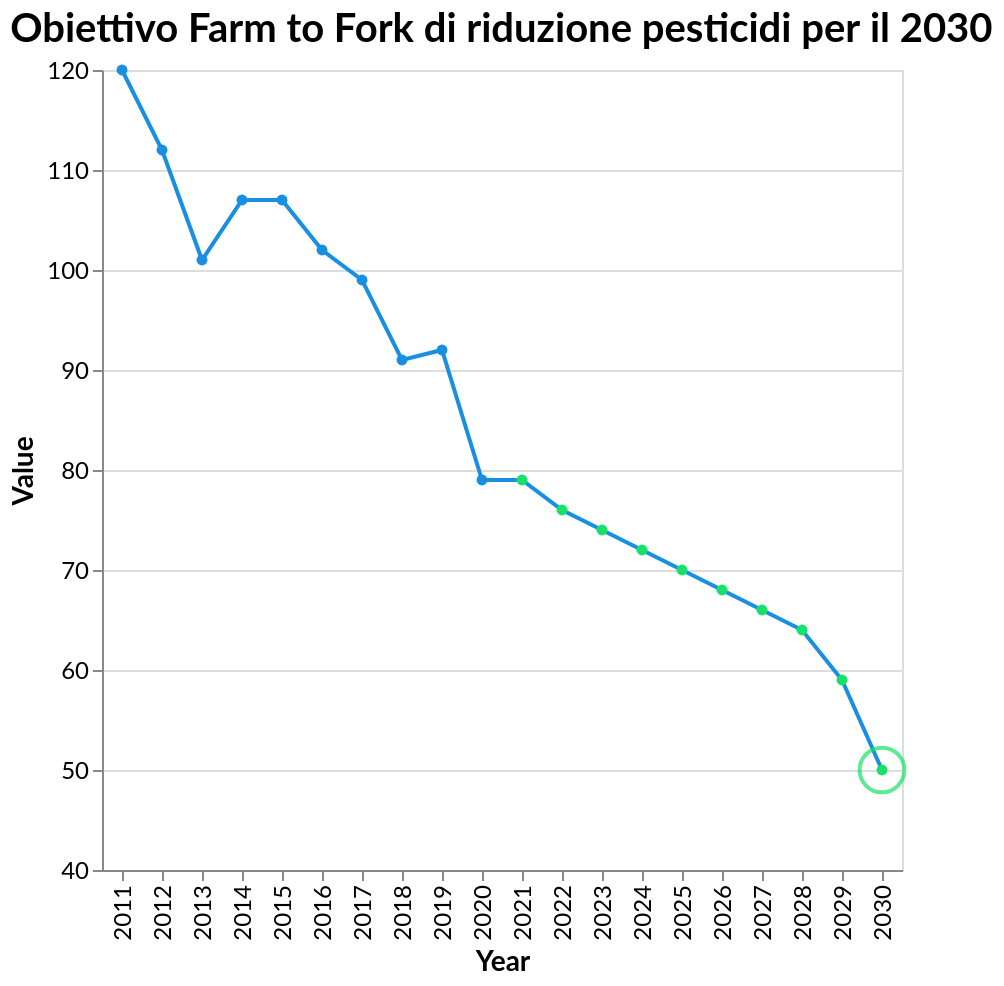

Write the Vega-Lite specification saved for this chart.
### Vega-Lite specification from a JSON file in a GitHub repository (floating-point values rounded to 4 significant figures)
{"$schema": "https://vega.github.io/schema/vega-lite/v5.17.0.json", "config": {"axis": {"labelFont": "Lato", "labelFontSize": 12, "titleFont": "Lato", "titleFontSize": 14}, "background": "transparent", "title": {"anchor": "start", "color": "black", "font": "Lato", "fontSize": 20}}, "datasets": {"data-925f2a43ccafca2a3019bbacffb5703b": [{"Value": 120, "Year": 2011}, {"Value": 112, "Year": 2012}, {"Value": 101, "Year": 2013}, {"Value": 107, "Year": 2014}, {"Value": 107, "Year": 2015}, {"Value": 102, "Year": 2016}, {"Value": 99, "Year": 2017}, {"Value": 91, "Year": 2018}, {"Value": 92, "Year": 2019}, {"Value": 79, "Year": 2020}, {"Value": 79, "Year": 2021}, {"Value": 76, "Year": 2022}, {"Value": 74, "Year": 2023}, {"Value": 72, "Year": 2024}, {"Value": 70, "Year": 2025}, {"Value": 68, "Year": 2026}, {"Value": 66, "Year": 2027}, {"Value": 64, "Year": 2028}, {"Value": 59, "Year": 2029}, {"Value": 50, "Year": 2030}], "data-930b2a336c698bad3ed881230e2fa3a6": [{"Value": 50, "Year": 2030}]}, "height": 400, "layer": [{"data": {"name": "data-925f2a43ccafca2a3019bbacffb5703b"}, "encoding": {"color": {"condition": {"test": "(datum.Year >= 2021)", "value": "#18E169"}, "value": "#188FE1"}, "x": {"field": "Year", "type": "ordinal"}, "y": {"field": "Value", "scale": {"domain": [40, 120]}, "type": "quantitative"}}, "mark": {"point": true, "type": "line"}, "title": "Obiettivo Farm to Fork di riduzione pesticidi per il 2030"}, {"data": {"name": "data-930b2a336c698bad3ed881230e2fa3a6"}, "encoding": {"x": {"field": "Year", "type": "ordinal"}, "y": {"field": "Value", "type": "quantitative"}}, "mark": {"color": "#18E169", "size": 500, "type": "point"}}], "width": "container"}
